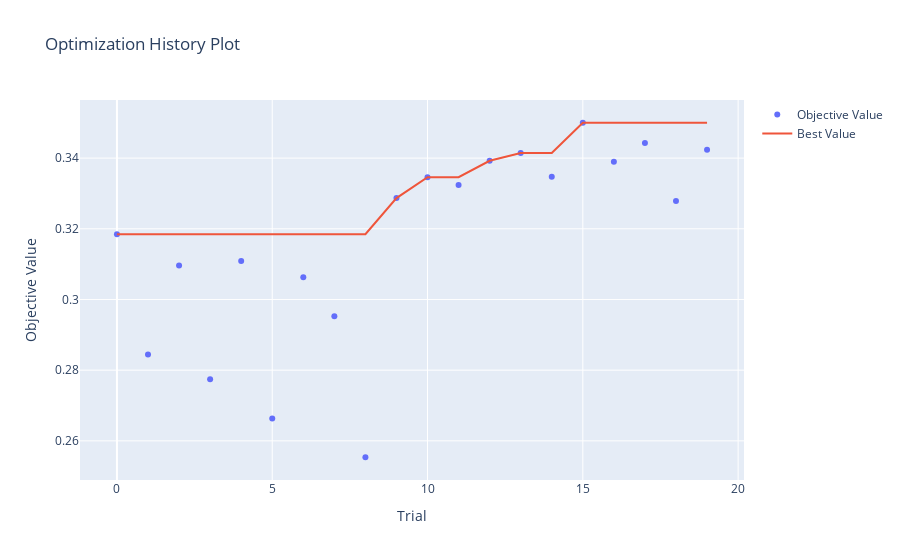

Notebook code cell kept with this figure:
### Code cell
optuna.visualization.plot_optimization_history(study).show()

### Figure 1 — Plotly figure (JSON) as saved in the notebook; plotly's stock layout.template omitted (floating-point values rounded to 4 significant figures)
{"data": [{"mode": "markers", "name": "Objective Value", "type": "scatter", "x": [0, 1, 2, 3, 4, 5, 6, 7, 8, 9, 10, 11, 12, 13, 14, 15, 16, 17, 18, 19], "y": [0.3185, 0.2844, 0.3096, 0.2774, 0.3109, 0.2663, 0.3063, 0.2952, 0.2554, 0.3287, 0.3346, 0.3324, 0.3392, 0.3414, 0.3347, 0.35, 0.339, 0.3443, 0.3279, 0.3424]}, {"mode": "lines", "name": "Best Value", "type": "scatter", "x": [0, 1, 2, 3, 4, 5, 6, 7, 8, 9, 10, 11, 12, 13, 14, 15, 16, 17, 18, 19], "y": [0.3185, 0.3185, 0.3185, 0.3185, 0.3185, 0.3185, 0.3185, 0.3185, 0.3185, 0.3287, 0.3346, 0.3346, 0.3392, 0.3414, 0.3414, 0.35, 0.35, 0.35, 0.35, 0.35]}, {"marker": {"color": "#cccccc"}, "mode": "markers", "name": "Infeasible Trial", "showlegend": false, "type": "scatter", "x": [], "y": []}], "layout": {"title": {"text": "Optimization History Plot"}, "xaxis": {"title": {"text": "Trial"}}, "yaxis": {"title": {"text": "Objective Value"}}}}
